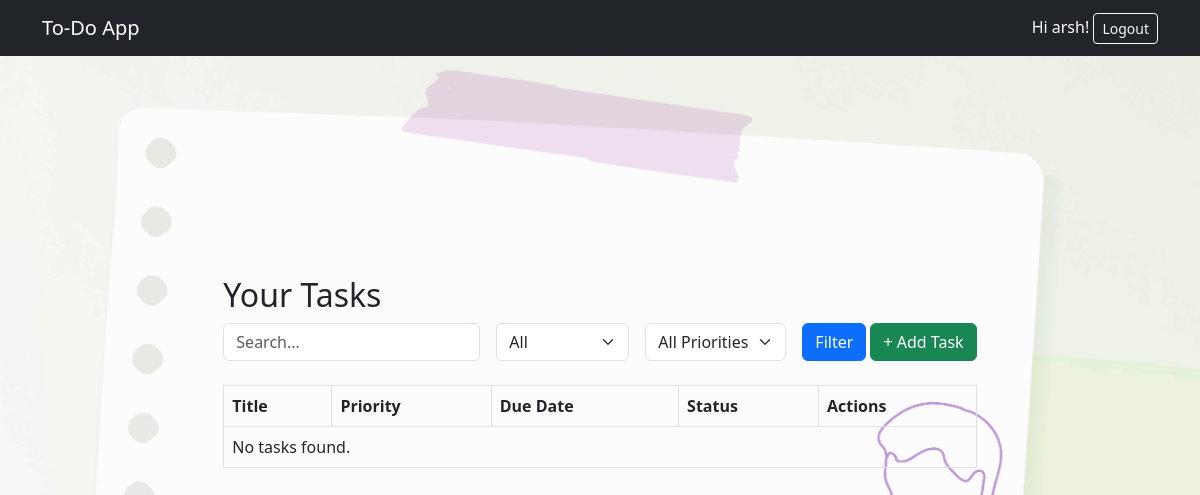
The app's page / (signed in), older data.
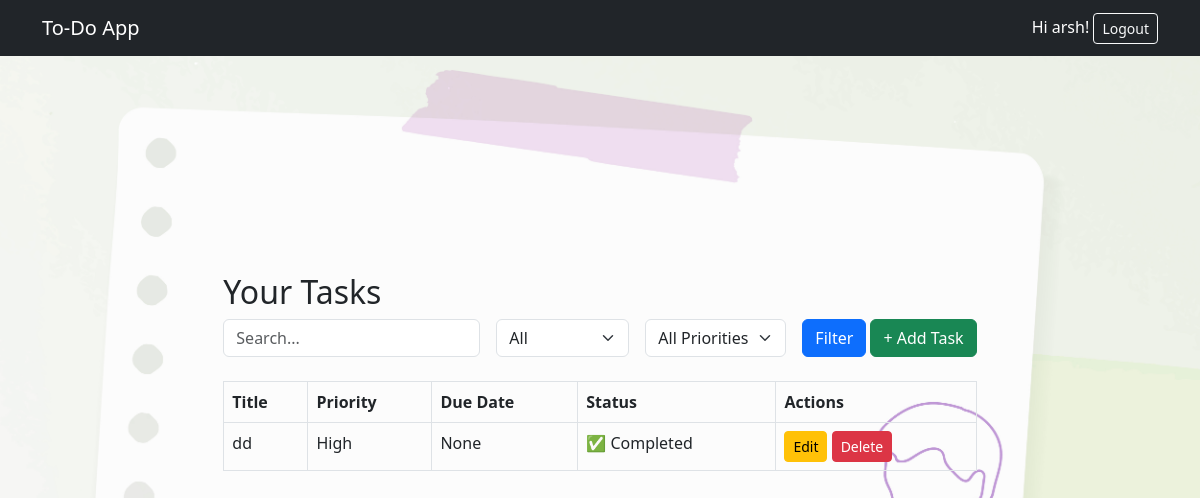
The same page, newer data.
### todo_app/models.py (models this page shows, shortened)
class Task(models.Model):
    PRIORITY_CHOICES = [('Low', 'Low'), ('Medium', 'Medium'), ('High', 'High')]
    user = models.ForeignKey(User, on_delete=models.CASCADE, related_name='tasks')
    title = models.CharField(max_length=255)
    description = models.TextField(blank=True)
    due_date = models.DateField(null=True, blank=True)
    completed = models.BooleanField(default=False)
    priority = models.CharField(max_length=10, choices=PRIORITY_CHOICES, default='Medium')
    tags = models.ManyToManyField(Tag, blank=True)

### todo_app/views.py (the view)
# urls.py: path('', TaskListView.as_view(), name='task-list'),
@method_decorator(login_required, name='dispatch')
class TaskListView(ListView):
    model = Task
    template_name = 'tasks/task_list.html'
    paginate_by = 4
    def get_queryset(self):
        queryset = Task.objects.filter(user=self.request.user).select_related('user').prefetch_related('tags')
        q = self.request.GET.get('q')
        status = self.request.GET.get('status')
        priority = self.request.GET.get('priority')
        if q:
            queryset = queryset.filter(Q(title__icontains=q) | Q(description__icontains=q))
        if status == 'completed':
            queryset = queryset.filter(completed=True)
        elif status == 'pending':
            queryset = queryset.filter(completed=False)
        if priority:
            queryset = queryset.filter(priority=priority)
        return queryset

### todo_app/templates/tasks/task_list.html (shortened to what this page needs)
{% extends 'tasks/base.html' %}
{% block content %}
<h2>Your Tasks</h2>
<form method="get" class="row g-3 mb-4">
  <div class="col-auto">
    <input type="text" name="q" placeholder="Search..." value="{{ request.GET.q }}" class="form-control">
  </div>
  <div class="col-auto">
    <select name="status" class="form-select">
      <option value="">All</option>
    </select>
  </div>
  <div class="col-auto">
    <select name="priority" class="form-select">
      <option value="">All Priorities</option>
    </select>
  </div>
  <div class="col-auto">
    <button type="submit" class="btn btn-primary">Filter</button>
    <a href="{% url 'task-add' %}" class="btn btn-success">+ Add Task</a>
  </div>
</form>
<table class="table table-bordered">
<thead>
<tr>
  <th>Title</th>
  <th>Priority</th>
  <th>Due Date</th>
  <th>Status</th>
  <th>Actions</th>
</tr>
</thead>
<tbody>
{% for task in object_list %}
<tr>
  <td>{{ task.title }}</td>
  <td>{{ task.priority }}</td>
  <td>{{ task.due_date }}</td>
  <td>
    {% if task.completed %}
      ✅ Completed
    {% else %}
      ❌ Pending
    {% endif %}
  </td>
  <td>
    <a href="{% url 'task-edit' task.id %}" class="btn btn-warning btn-sm">Edit</a>
    <a href="{% url 'task-delete' task.id %}" class="btn btn-danger btn-sm">Delete</a>
  </td>
</tr>
{% empty %}
<tr>
  <td colspan="5">No tasks found.</td>
</tr>
{% endfor %}
</tbody>
</table>
{% endblock %}

### todo_app/templates/tasks/base.html (shortened to what this page needs)
{% load static %}
<!DOCTYPE html>
<html lang="en">
<head>
<link href="https://cdn.jsdelivr.net/npm/bootstrap@5.3.0/dist/css/bootstrap.min.css" rel="stylesheet">
</head>
<body>
<nav class="navbar navbar-expand-lg navbar-dark bg-dark mb-4">
  <div class="container">
    <a class="navbar-brand" href="{% url 'task-list' %}">To‑Do App</a>
    <div>
      {% if user.is_authenticated %}
        <span class="text-white">Hi {{ user.username }}!</span>
        <a href="{% url 'logout' %}" class="btn btn-outline-light btn-sm">Logout</a>
      {% else %}
        <a href="{% url 'login' %}" class="btn btn-outline-light btn-sm">Login</a>0.012
      {% endif %}
    </div>
  </div>
</nav>
<div class="container bg-overlay p-1 rounded d-flex justify-content-center align-items-center" style="min-height:75vh">
  <div>
    {% block content %}{% endblock %}
  </div>
</div>
</body>
</html>

Row changes from the older to the newer data that the page shows:
added Task: title "dd", priority "High", due_date "None", completed "✅ Completed"
Text that changed along with them:
text no longer shown: "No tasks found."
